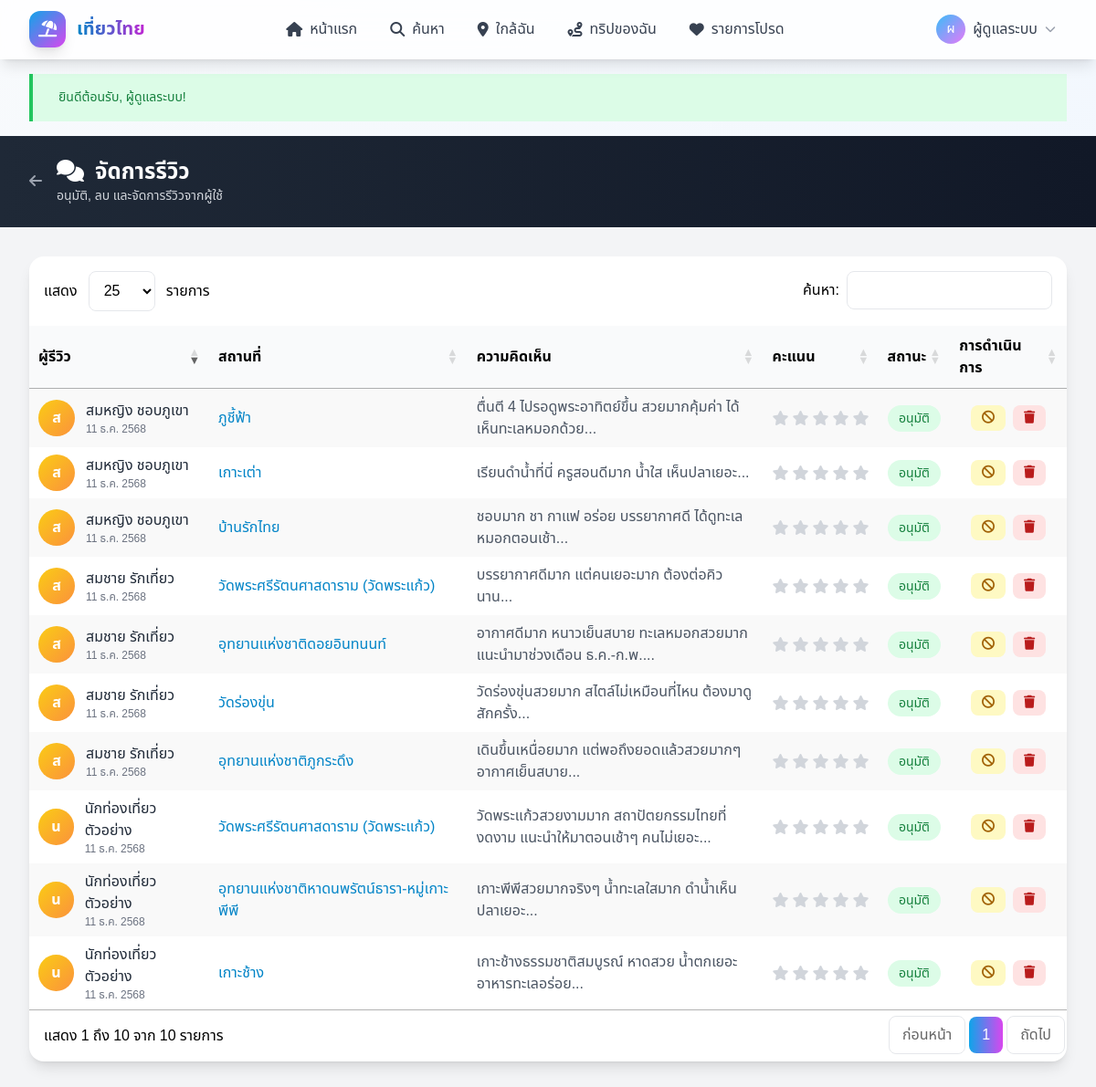
Page /pages/admin/reviews.php (signed in) on the committed database.
### tables this page shows
CREATE TABLE IF NOT EXISTS users (
    id INT AUTO_INCREMENT PRIMARY KEY,
    username VARCHAR(50) NOT NULL UNIQUE,
    email VARCHAR(100) NOT NULL UNIQUE,
    password VARCHAR(255) NOT NULL,
    full_name VARCHAR(100) NOT NULL,
    phone VARCHAR(20) NULL,
    avatar VARCHAR(255) NULL,
    role ENUM('user', 'owner', 'admin') DEFAULT 'user' COMMENT 'user=นักท่องเที่ยว, owner=ผู้ประกอบการ, admin=ผู้ดูแล',
    status ENUM('active', 'inactive', 'banned') DEFAULT 'active',
    email_verified_at DATETIME NULL,
    remember_token VARCHAR(100) NULL,
    created_at DATETIME DEFAULT CURRENT_TIMESTAMP,
    updated_at DATETIME DEFAULT CURRENT_TIMESTAMP ON UPDATE CURRENT_TIMESTAMP,
    last_login_at DATETIME NULL,
    INDEX idx_email (email),
    INDEX idx_role (role),
    INDEX idx_status (status)
);

CREATE TABLE IF NOT EXISTS reviews (
    id INT AUTO_INCREMENT PRIMARY KEY,
    place_id INT NOT NULL,
    user_id INT NOT NULL,
    
     
    rating_overall TINYINT NOT NULL CHECK (rating_overall BETWEEN 1 AND 5),
    rating_cleanliness TINYINT NULL CHECK (rating_cleanliness BETWEEN 1 AND 5),
    rating_service TINYINT NULL CHECK (rating_service BETWEEN 1 AND 5),
    rating_value TINYINT NULL CHECK (rating_value BETWEEN 1 AND 5),
    
     
    title VARCHAR(255) NULL,
    content TEXT NOT NULL,
    visit_date DATE NULL COMMENT 'วันที่ไปเที่ยว',
    
     
    helpful_count INT DEFAULT 0 COMMENT 'จำนวนคนกด Like',
    
     
    status ENUM('pending', 'approved', 'rejected', 'spam') DEFAULT 'approved',
    admin_note TEXT NULL,
    
     
    owner_reply TEXT NULL,
    owner_reply_at DATETIME NULL,
    
    created_at DATETIME DEFAULT CURRENT_TIMESTAMP,
    updated_at DATETIME DEFAULT CURRENT_TIMESTAMP ON UPDATE CURRENT_TIMESTAMP,
    
    FOREIGN KEY (place_id) REFERENCES places(id) ON DELETE CASCADE,
    FOREIGN KEY (user_id) REFERENCES users(id) ON DELETE CASCADE,
    
    INDEX idx_place (place_id),
    INDEX idx_user (user_id),
    INDEX idx_rating (rating_overall),
    INDEX idx_created (created_at)
);

CREATE TABLE IF NOT EXISTS places (
    id INT AUTO_INCREMENT PRIMARY KEY,
    tat_place_id VARCHAR(50) NULL UNIQUE COMMENT 'ID จาก TAT API',
    name_th VARCHAR(255) NOT NULL,
    name_en VARCHAR(255) NULL,
    slug VARCHAR(255) NOT NULL UNIQUE,
    description_th TEXT NULL,
    description_en TEXT NULL,
    history TEXT NULL COMMENT 'ประวัติสถานที่',
    
     
    province_id INT NULL,
    district VARCHAR(100) NULL COMMENT 'อำเภอ',
    sub_district VARCHAR(100) NULL COMMENT 'ตำบล',
    address TEXT NULL,
    latitude DECIMAL(10, 8) NULL,
    longitude DECIMAL(11, 8) NULL,
    
     
    category_id INT NULL,
    budget_level_id INT NULL,
    
     
    opening_hours JSON NULL COMMENT 'เวลาเปิด-ปิด แต่ละวัน',
    is_open_24h TINYINT(1) DEFAULT 0,
    
     
    entrance_fee_thai DECIMAL(10,2) NULL COMMENT 'ค่าเข้าชม คนไทย',
    entrance_fee_foreigner DECIMAL(10,2) NULL COMMENT 'ค่าเข้าชม ต่างชาติ',
    is_free TINYINT(1) DEFAULT 0,
    
     
    has_parking TINYINT(1) DEFAULT 0,
    has_restroom TINYINT(1) DEFAULT 0,
    has_wheelchair_access TINYINT(1) DEFAULT 0,
    has_wifi TINYINT(1) DEFAULT 0,
    has_restaurant TINYINT(1) DEFAULT 0,
    has_accommodation TINYINT(1) DEFAULT 0,
    
     
    phone VARCHAR(100) NULL,
    website VARCHAR(255) NULL,
    facebook VARCHAR(255) NULL,
    instagram VARCHAR(255) NULL,
    
     
    thumbnail VARCHAR(255) NULL COMMENT 'รูปปก',
    gallery JSON NULL COMMENT 'รูป Gallery',
    video_url VARCHAR(255) NULL,
    
     
    view_count INT DEFAULT 0,
    review_count INT DEFAULT 0,
    avg_rating DECIMAL(2,1) DEFAULT 0.0,
    avg_rating_cleanliness DECIMAL(2,1) DEFAULT 0.0,
    avg_rating_service DECIMAL(2,1) DEFAULT 0.0,
    avg_rating_value DECIMAL(2,1) DEFAULT 0.0,
    popularity_score DECIMAL(5,2) DEFAULT 0.00 COMMENT 'คะแนนความนิยม (คำนวณจากสูตร)',
    
     
    owner_id INT NULL COMMENT 'เจ้าของ (ถ้ามี)',
    is_verified TINYINT(1) DEFAULT 0 COMMENT 'ผ่านการตรวจสอบแล้ว',
    is_featured TINYINT(1) DEFAULT 0 COMMENT 'แนะนำพิเศษ',
    is_hidden_gem TINYINT(1) DEFAULT 0 COMMENT 'ที่เที่ยวลับ',
    status ENUM('pending', 'approved', 'rejected', 'draft') DEFAULT 'approved',
    
     
    created_at DATETIME DEFAULT CURRENT_TIMESTAMP,
    updated_at DATETIME DEFAULT CURRENT_TIMESTAMP ON UPDATE CURRENT_TIMESTAMP,
    
    FOREIGN KEY (province_id) REFERENCES provinces(id) ON DELETE SET NULL,
    FOREIGN KEY (category_id) REFERENCES categories(id) ON DELETE SET NULL,
    FOREIGN KEY (budget_level_id) REFERENCES budget_levels(id) ON DELETE SET NULL,
    FOREIGN KEY (owner_id) REFERENCES users(id) ON DELETE SET NULL,
    
    INDEX idx_province (province_id),
    INDEX idx_category (category_id),
    INDEX idx_status (status),
    INDEX idx_featured (is_featured),
    INDEX idx_popularity (popularity_score),
    INDEX idx_location (latitude, longitude),
    FULLTEXT idx_search (name_th, name_en, description_th)
);

### pages/admin/reviews.php (the view, shortened to what the rows shown need)
<?php
require_once INCLUDES_PATH . '/functions.php';
require_role('admin');
$db = db();
require_once INCLUDES_PATH . '/header.php';
?>
<div class="bg-gray-100 min-h-screen">
    <div class="bg-gradient-to-r from-gray-800 to-gray-900 text-white py-6">
        <div class="max-w-7xl mx-auto px-4 sm:px-6 lg:px-8">
            <div class="flex items-center gap-4">
                <div>
                    <h1 class="text-2xl font-bold">
                        <i class="fas fa-comments mr-3"></i>จัดการรีวิว
                    </h1>
                </div>
            </div>
        </div>
    </div>
    <div class="max-w-7xl mx-auto px-4 sm:px-6 lg:px-8 py-8">
        <div class="bg-white rounded-2xl shadow-lg overflow-hidden">
            <table id="reviews-table" class="w-full stripe hover">
                <thead class="bg-gray-50">
                    <tr>
                        <th class="px-6 py-4 text-left">ผู้รีวิว</th>
                        <th class="px-6 py-4 text-left">สถานที่</th>
                        <th class="px-6 py-4 text-left">ความคิดเห็น</th>
                        <th class="px-6 py-4 text-center">คะแนน</th>
                        <th class="px-6 py-4 text-center">สถานะ</th>
                        <th class="px-6 py-4 text-center">การดำเนินการ</th>
                    </tr>
                </thead>
                <tbody>
                    <?php
                    $reviews = $db->query("
                        SELECT r.*, u.full_name as user_name, u.email as user_email, p.name_th as place_name, p.slug as place_slug
                        FROM reviews r
                        LEFT JOIN users u ON r.user_id = u.id
                        LEFT JOIN places p ON r.place_id = p.id
                        ORDER BY r.created_at DESC
                    ")->fetchAll();
                    foreach ($reviews as $review):
                    ?>
                        <tr data-id="<?php echo $review['id']; ?>">
                            <td class="px-6 py-4">
                                <div class="flex items-center gap-3">
                                    <div class="w-10 h-10 bg-gradient-to-br from-yellow-400 to-orange-400 rounded-full flex items-center justify-center text-white font-bold">
                                        <?php echo mb_substr($review['user_name'] ?? 'U', 0, 1); ?>
                                    </div>
                                    <div>
                                        <p class="font-medium text-gray-800"><?php echo h($review['user_name'] ?? 'ผู้ใช้'); ?></p>
                                        <p class="text-xs text-gray-500"><?php echo format_date_thai($review['created_at'], 'd M Y'); ?></p>
                                    </div>
                                </div>
                            </td>
                            <td class="px-6 py-4">
                                <a href="<?php echo BASE_URL; ?>/pages/public/place.php?slug=<?php echo h($review['place_slug']); ?>"
                                    target="_blank" class="text-primary-600 hover:underline">
                                    <?php echo h($review['place_name'] ?? '-'); ?>
                                </a>
                            </td>
                            <td class="px-6 py-4">
                                <p class="text-gray-600 line-clamp-2 max-w-xs">
                                    <?php echo h(mb_substr($review['content'] ?? $review['comment'] ?? '', 0, 80)); ?>...
                                </p>
                            </td>
                            <td class="px-6 py-4 text-center">
                                <div class="flex items-center justify-center gap-1 text-yellow-500">
                                    <?php for ($i = 1; $i <= 5; $i++): ?>
                                        <i class="fas fa-star <?php echo $i <= ($review['rating'] ?? 0) ? '' : 'text-gray-300'; ?>"></i>
                                    <?php endfor; ?>
                                </div>
                            </td>
                            <td class="px-6 py-4 text-center">
                                <?php
                                $status = $review['status'] ?? 'approved';
                                $statusClass = [
                                    'approved' => 'bg-green-100 text-green-700',
                                    'pending' => 'bg-yellow-100 text-yellow-700',
                                    'spam' => 'bg-red-100 text-red-700'
                                ][$status] ?? 'bg-gray-100 text-gray-700';
                                $statusText = [
                                    'approved' => 'อนุมัติ',
                                    'pending' => 'รอตรวจสอบ',
                                    'spam' => 'Spam'
                                ][$status] ?? $status;
                                ?>
                                <span class="px-3 py-1 rounded-full text-sm <?php echo $statusClass; ?>">
                                    <?php echo $statusText; ?>
                                </span>
                            </td>
                            <td class="px-6 py-4 text-center">
                                <div class="flex items-center justify-center gap-2">
                                    <?php if (($review['status'] ?? 'approved') !== 'spam'): ?>
                                        <button onclick="markSpam(<?php echo $review['id']; ?>)"
                                            class="px-3 py-1 bg-yellow-100 text-yellow-700 rounded-lg hover:bg-yellow-200 text-sm" title="Spam">
                                            <i class="fas fa-ban"></i>
                                        </button>
                                    <?php endif; ?>
                                    <button onclick="deleteReview(<?php echo $review['id']; ?>)"
                                        class="px-3 py-1 bg-red-100 text-red-700 rounded-lg hover:bg-red-200 text-sm" title="ลบ">
                                        <i class="fas fa-trash"></i>
                                    </button>
                                </div>
                            </td>
                        </tr>
                    <?php endforeach; ?>
                </tbody>
            </table>
        </div>
    </div>
</div>
<link rel="stylesheet" href="https://cdn.datatables.net/1.13.7/css/jquery.dataTables.min.css">
<?php require_once INCLUDES_PATH . '/footer.php'; ?>

### includes/header.php (shortened to what the rows shown need)
<?php
$currentUser = current_user();
?>
<!DOCTYPE html>
<html lang="th">
<head>
    <script src="https://cdn.tailwindcss.com"></script>
    <link rel="stylesheet" href="https://cdnjs.cloudflare.com/ajax/libs/font-awesome/6.5.1/css/all.min.css">
    <link rel="stylesheet" href="<?php echo asset('css/style.css'); ?>">
</head>
<body class="bg-gradient-to-br from-slate-50 to-blue-50 min-h-screen">
    <nav class="bg-white/80 backdrop-blur-lg shadow-lg sticky top-0 z-50 border-b border-white/20">
        <div class="max-w-7xl mx-auto px-4 sm:px-6 lg:px-8">
            <div class="flex justify-between items-center h-16">
                <div class="flex items-center space-x-3">
                    <?php if (is_logged_in()): ?>
                        <div class="relative" x-data="{ open: false }">
                            <button @click="open = !open" class="flex items-center space-x-2 px-3 py-2 rounded-xl hover:bg-gray-100 transition-colors">
                                <div class="w-8 h-8 bg-gradient-to-br from-primary-400 to-accent-400 rounded-full flex items-center justify-center">
                                    <span class="text-white font-medium text-sm">
                                        <?php echo mb_substr($currentUser['full_name'], 0, 1); ?>
                                    </span>
                                </div>
                                <span class="hidden sm:block text-gray-700 font-medium">
                                    <?php echo h($currentUser['full_name']); ?>
                                </span>
                                <i class="fas fa-chevron-down text-gray-400 text-xs"></i>
                            </button>
                        </div>
                    <?php endif; ?>
                </div>
            </div>
        </div>
    </nav>
    <main class="min-h-screen">

### rows in the picture
users: full_name "ผ", full_name "ผู้ดูแลระบบ"
reviews: user.full_name "น", user.full_name "นักท่องเที่ยวตัวอย่าง", created_at "11 ธ.ค. 2568", place.name_th "วัดพระศรีรัตนศาสดาราม (วัดพระแก้ว)", content "วัดพระแก้วสวยงามมาก สถาปัตยกรรมไทยที่งดงาม แนะนำให้มาตอนเช้าๆ คนไม่เยอะ", status "อนุมัติ"
reviews: user.full_name "ส", user.full_name "สมชาย รักเที่ยว", created_at "11 ธ.ค. 2568", place.name_th "วัดพระศรีรัตนศาสดาราม (วัดพระแก้ว)", content "บรรยากาศดีมาก แต่คนเยอะมาก ต้องต่อคิวนาน", status "อนุมัติ"
reviews: user.full_name "ส", user.full_name "สมชาย รักเที่ยว", created_at "11 ธ.ค. 2568", place.name_th "อุทยานแห่งชาติดอยอินทนนท์", content "อากาศดีมาก หนาวเย็นสบาย ทะเลหมอกสวยมาก แนะนำมาช่วงเดือน ธ.ค.-ก.พ.", status "อนุมัติ"
reviews: user.full_name "ส", user.full_name "สมหญิง ชอบภูเขา", created_at "11 ธ.ค. 2568", place.name_th "ภูชี้ฟ้า", content "ตื่นตี 4 ไปรอดูพระอาทิตย์ขึ้น สวยมากคุ้มค่า ได้เห็นทะเลหมอกด้วย", status "อนุมัติ"
reviews: user.full_name "น", user.full_name "นักท่องเที่ยวตัวอย่าง", created_at "11 ธ.ค. 2568", place.name_th "อุทยานแห่งชาติหาดนพรัตน์ธารา-หมู่เกาะพีพี", content "เกาะพีพีสวยมากจริงๆ น้ำทะเลใสมาก ดำน้ำเห็นปลาเยอะ", status "อนุมัติ"
reviews: user.full_name "ส", user.full_name "สมชาย รักเที่ยว", created_at "11 ธ.ค. 2568", place.name_th "วัดร่องขุ่น", content "วัดร่องขุ่นสวยมาก สไตล์ไม่เหมือนที่ไหน ต้องมาดูสักครั้ง", status "อนุมัติ"
reviews: user.full_name "ส", user.full_name "สมหญิง ชอบภูเขา", created_at "11 ธ.ค. 2568", place.name_th "เกาะเต่า", content "เรียนดำน้ำที่นี่ ครูสอนดีมาก น้ำใส เห็นปลาเยอะ", status "อนุมัติ"
reviews: user.full_name "ส", user.full_name "สมชาย รักเที่ยว", created_at "11 ธ.ค. 2568", place.name_th "อุทยานแห่งชาติภูกระดึง", content "เดินขึ้นเหนื่อยมาก แต่พอถึงยอดแล้วสวยมากๆ อากาศเย็นสบาย", status "อนุมัติ"
reviews: user.full_name "ส", user.full_name "สมหญิง ชอบภูเขา", created_at "11 ธ.ค. 2568", place.name_th "บ้านรักไทย", content "ชอบมาก ชา กาแฟ อร่อย บรรยากาศดี ได้ดูทะเลหมอกตอนเช้า", status "อนุมัติ"
reviews: user.full_name "น", user.full_name "นักท่องเที่ยวตัวอย่าง", created_at "11 ธ.ค. 2568", place.name_th "เกาะช้าง", content "เกาะช้างธรรมชาติสมบูรณ์ หาดสวย น้ำตกเยอะ อาหารทะเลอร่อย", status "อนุมัติ"

### other values in the picture
$msg "ยินดีต้อนรับ, ผู้ดูแลระบบ!"
